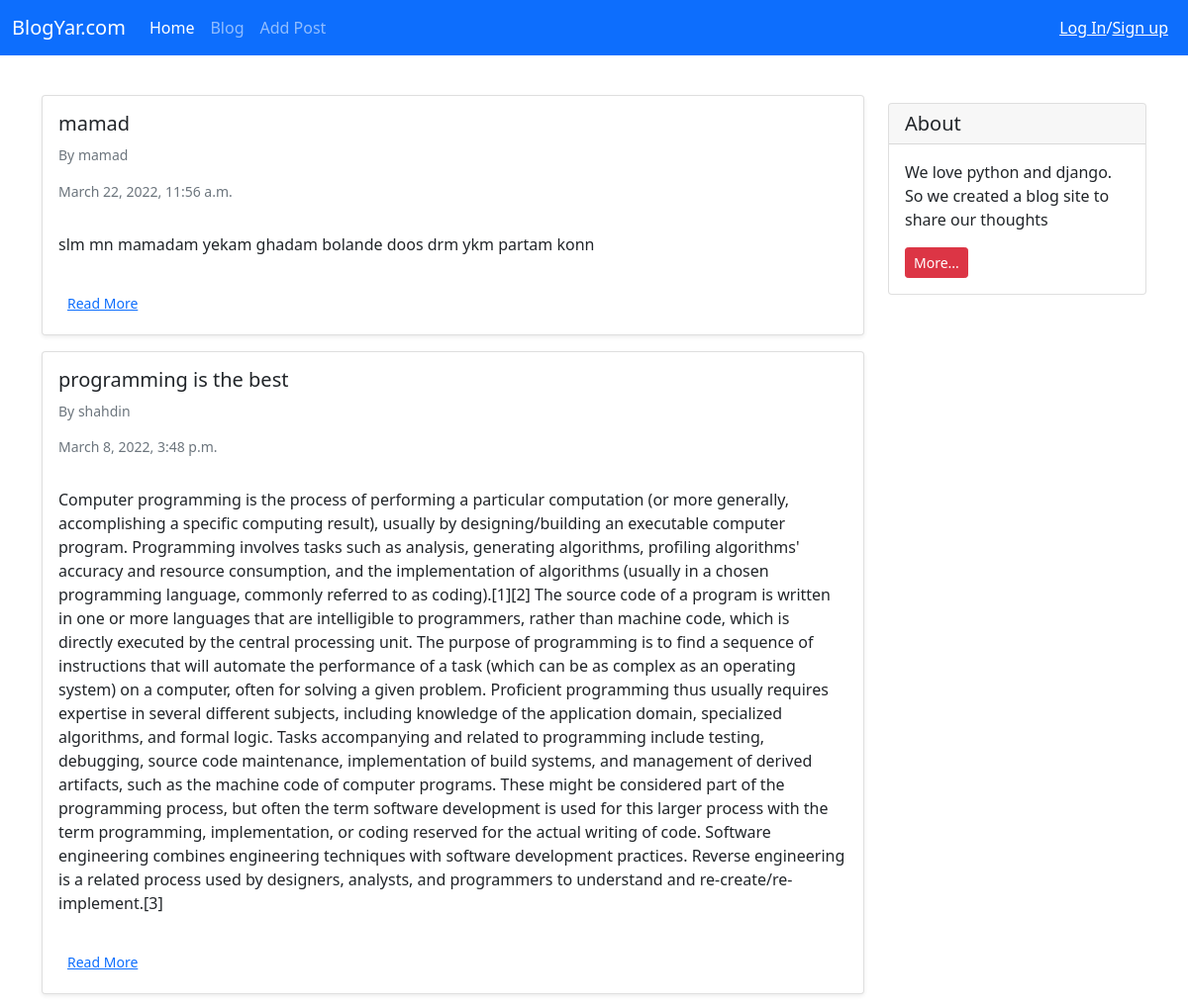
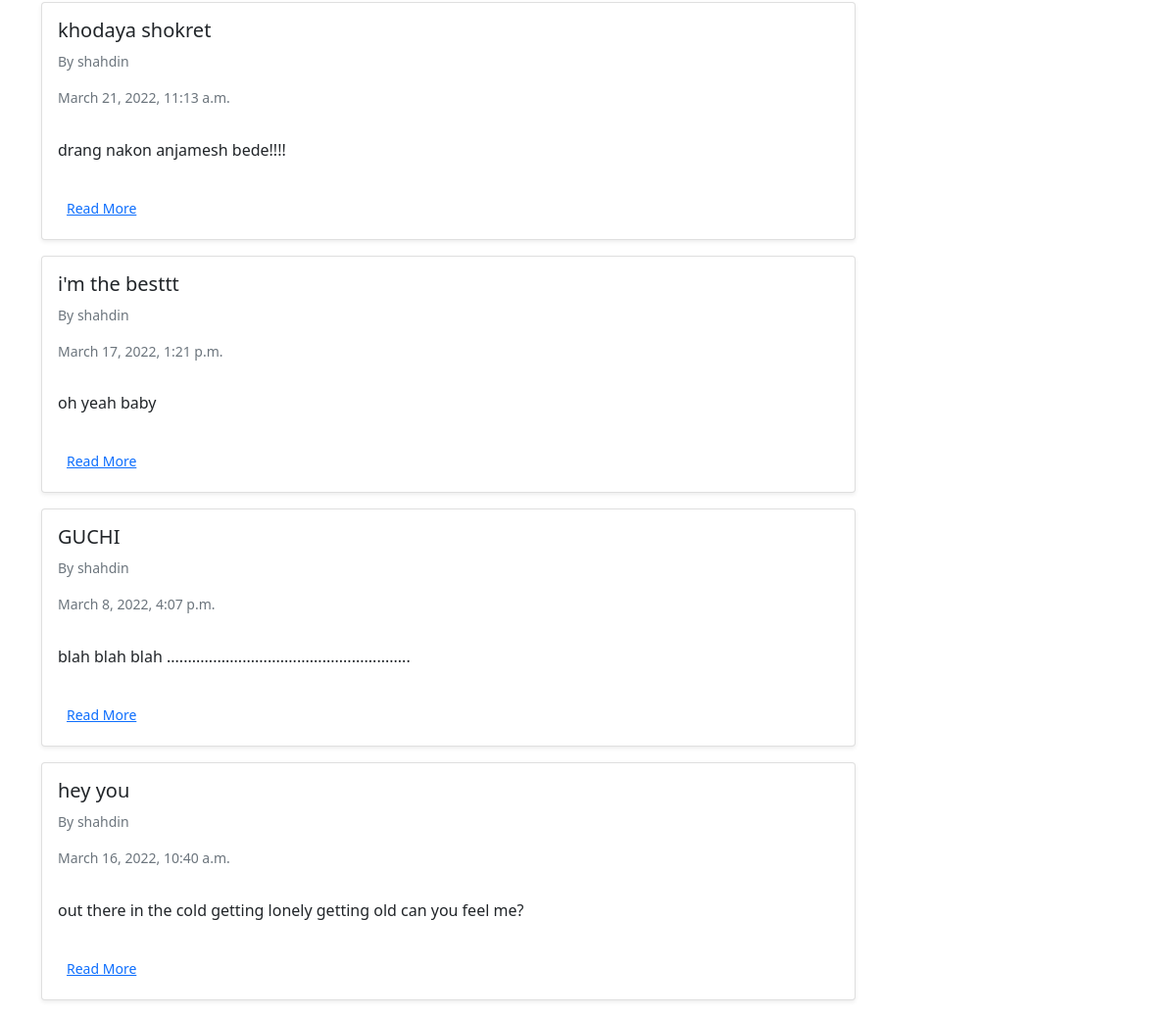
The app's page /, older data (2 pictures, top to bottom).
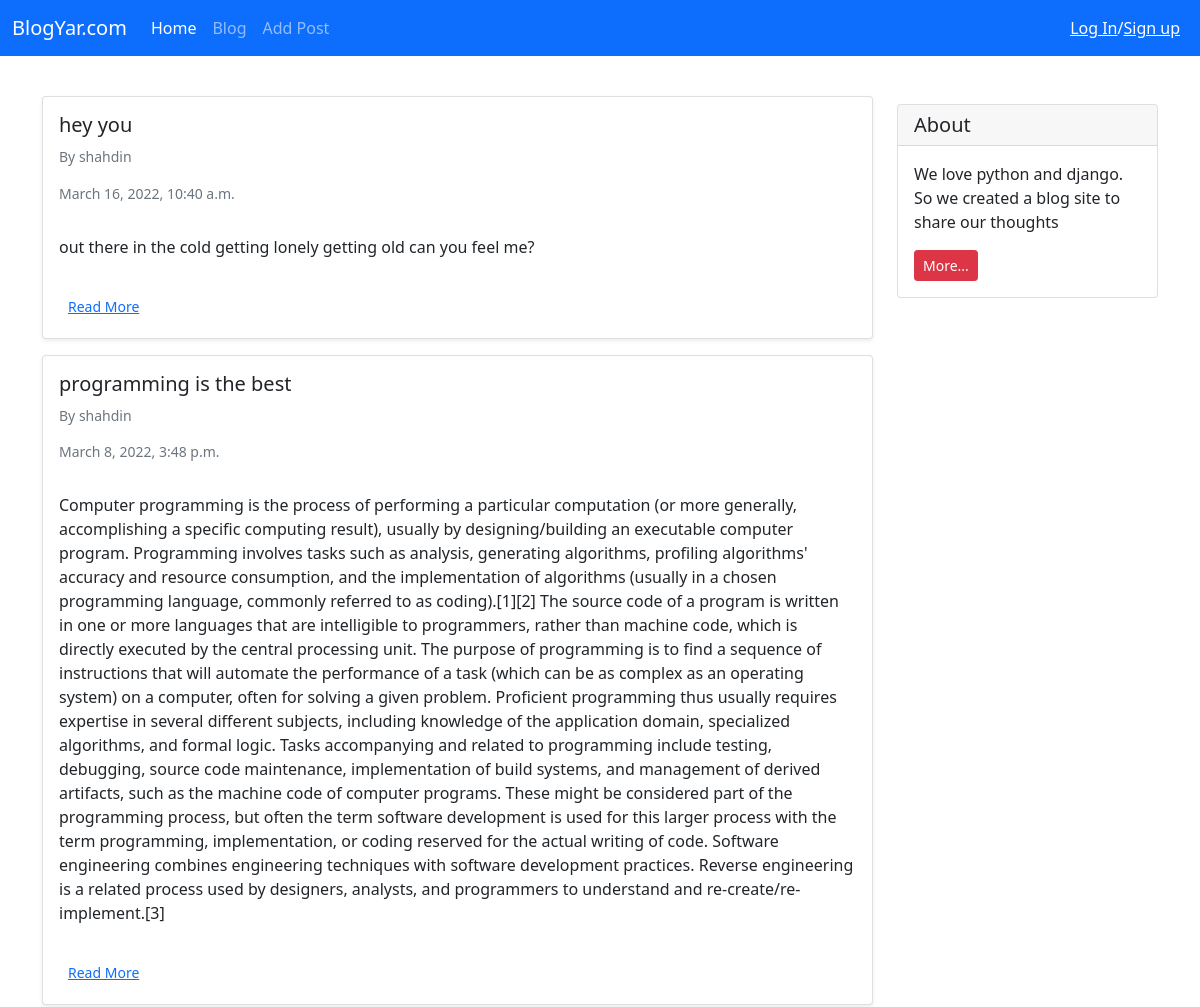
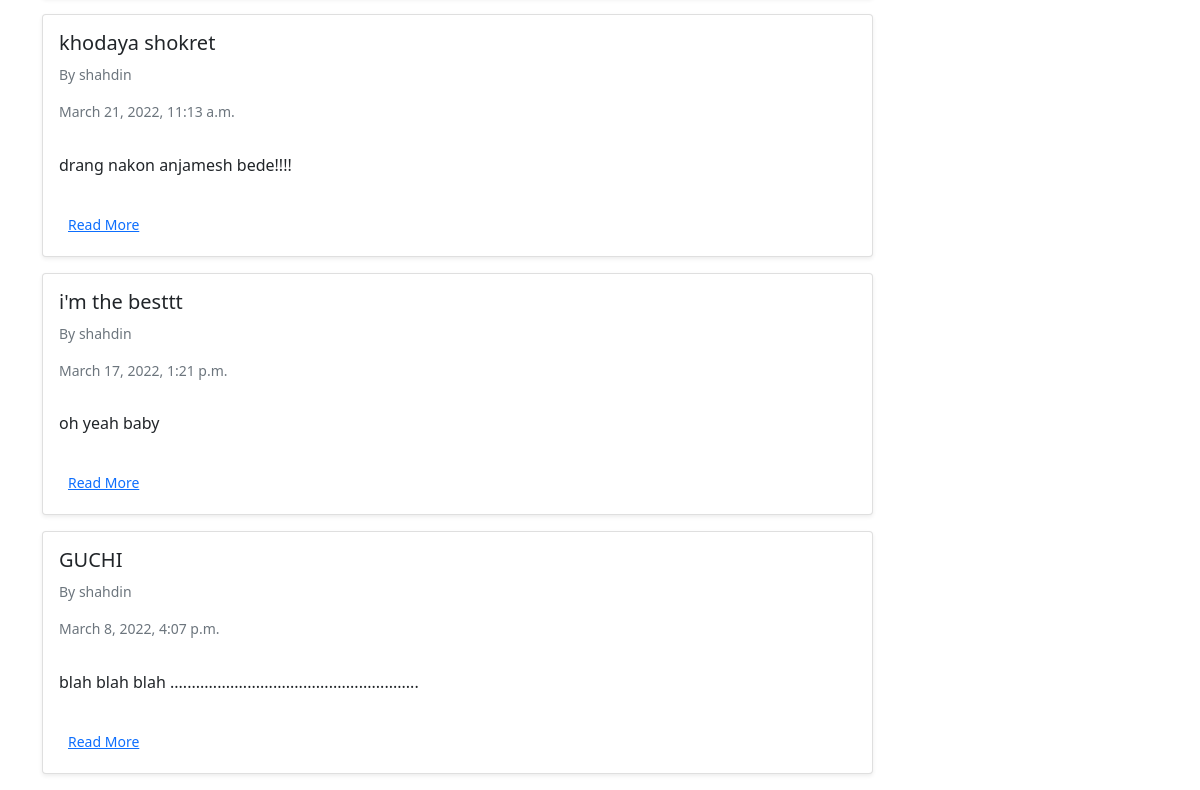
The same page, newer data (2 pictures, top to bottom).
### Blog/models.py (models this page shows, shortened)
class Post(models.Model):
    STATUS_CHOICES = (
        ('pub', 'published'),
        ('drf', 'draft'),
    )
    title = models.CharField(max_length=100)
    text = models.TextField()
    author = models.ForeignKey(get_user_model(), on_delete=models.CASCADE)
    date_created = models.DateTimeField(auto_now_add=True)
    datetime_modified = models.DateTimeField(auto_now=True)
    status = models.CharField(choices=STATUS_CHOICES, max_length=10)

### Blog/views.py (the view)
# urls.py: path('', PostListView.as_view(), name='post_view_of_blog'),
class PostListView(generic.ListView):
    model = Post
    template_name = 'blog/post_list.html'
    context_object_name = 'post_list'
    def get_queryset(self):
        return Post.objects.filter(status='pub').order_by('-datetime_modified')

### Blog/templates/blog/post_list.html (shortened to what this page needs)
{% extends '_base.html' %}
{% block content %}
    <div class="container mt-4">
        <div class="row">
            <div class="col-9">
                {% for i in post_list %}
                <div class="card shadow-sm my-3">
                    <div class="card-body">
                        <h5 class="card-title">{{i.title}}</h5>
                        <h6 class="card-subtitle mb-2 text-muted small py-2">By {{i.author}}</h6>
                        <h6 class="card-subtitle mb-2 text-muted small py-2">{{i.date_created}}</h6>
                        <p class="card-text py-3">{{i.text}}</p>
                        <div class="btn btn-sm">
                            <a href="{% url "post_detail_view" i.id %}">Read More</a>
                        </div>
                    </div>
                </div>
                {% endfor %}
            </div>
            <div class="col-3">
                    <div class="card my-4">
                        <h5 class="card-header">About</h5>
                        <div class="card-body">
                            <p class="card-text">We love python and django. So we created a blog site to share our
                                thoughts</p>
                            <a href="#"
                               class="btn btn-sm btn-danger">
                                More...
                            </a>
                        </div>
                    </div>
            </div>
        </div>
    </div>
{% endblock content %}

Row changes from the older to the newer data that the page shows:
removed Post: title "mamad", author "mamad", date_created "March 22, 2022, 11:56 a.m.", text "slm mn mamadam yekam ghadam bolande doos drm ykm partam konn"
changed Post "hey you": moves up the list
